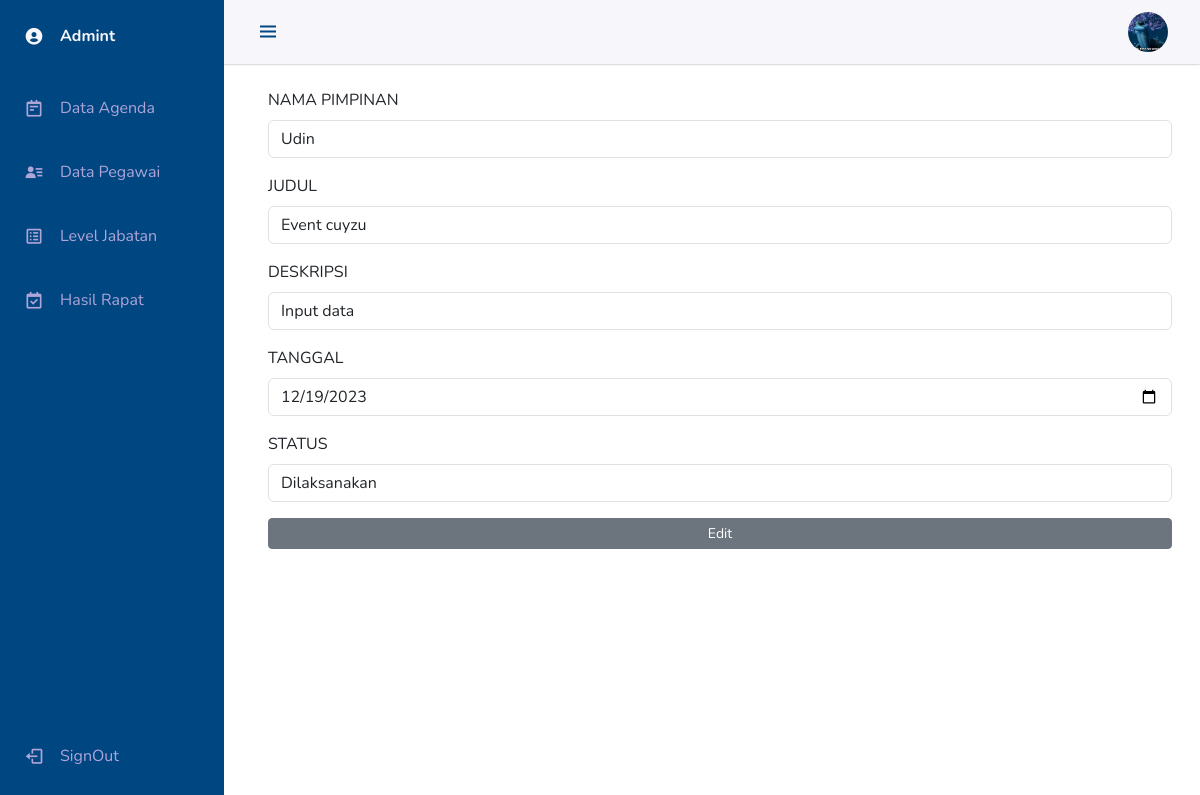
The app's page /dataview/index.php?page=editagenda&id_agenda=12202303114517 (signed in) with its own data.
### tables this page shows
CREATE TABLE `agenda` (
  `id_agenda` varchar(50) NOT NULL,
  `nik_pegawai` varchar(20) NOT NULL,
  `judul` varchar(50) NOT NULL,
  `deskripsi` text NOT NULL,
  `tanggal` varchar(20) NOT NULL,
  `lokasi` varchar(50) NOT NULL,
  `status` varchar(20) NOT NULL,
  `timestamp` varchar(50) NOT NULL
);

CREATE TABLE `pegawai` (
  `id` int(11) NOT NULL,
  `nik` varchar(20) NOT NULL,
  `nama` varchar(50) NOT NULL,
  `email` varchar(50) NOT NULL,
  `id_jabatan` varchar(50) NOT NULL,
  `username` varchar(255) NOT NULL,
  `password` varchar(255) NOT NULL,
  `foto` text NOT NULL
);

### dataview/editagenda.php (the view, shortened to what this page needs)
<?php $page = "dashboard";
include 'header.php';
require '../function.php';
?>
<!DOCTYPE html>
<html lang="en">
<head>
</head>
<body>
    <?php
    $id = $_GET['id_agenda'];
    $data = mysqli_query($conn, "select *, pegawai.nama from agenda INNER JOIN pegawai ON agenda.nik_pegawai = pegawai.nik where id_agenda='$id'");
    $row = mysqli_fetch_assoc($data);
    ?>
    <form action="" method="post">
        <div class="mb-3">
            <label for="exampleFormControlInput1" class="form-label">NAMA PIMPINAN</label>
            <input name="nama" type="text" class="form-control" id="validationDefault01" value="<?php echo $row['nama']; ?>" readonly>
        </div>
        <div class="mb-3">
            <label for="exampleFormControlInput1" class="form-label">JUDUL</label>
            <input name="judul" type="text" class="form-control" id="validationDefault01" value="<?php echo $row['judul']; ?>" required>
        </div>
        <div class="mb-3">
            <label for="exampleFormControlInput1" class="form-label">DESKRIPSI</label>
            <input name="deskripsi" type="text" class="form-control" id="validationDefault01" value="<?php echo $row['deskripsi']; ?>" required>
        </div>
        <div class="mb-3">
            <label for="exampleFormControlInput1" class="form-label">TANGGAL</label>
            <input name="tanggal" type="date" class="form-control" id="validationDefault01" value="<?php echo $row['tanggal']; ?>" required>
        </div>
        <div class="mb-3">
            <label for="exampleFormControlInput1" class="form-label">STATUS</label>
            <input name="status" type="text" class="form-control" id="validationDefault01" value="<?php echo $row['status']; ?>" required>
        </div>
        <div class="d-grid gap-2">
            <input type="submit" name="input" value="Edit" class="btn btn-secondary btn-sm" type="button">
        </div><br><br>
    </form>
</body>
</html>

### style.css (style rules this page uses)
:root { --header-height: 3rem; --nav-width: 68px; --first-color: #004680; --first-color-light: #AFA5D9; --white-color: #F7F6FB; --body-font: 'Nunito', sans-serif; --normal-font-size: 1rem; --z-fixed: 100 }
body { position: relative; margin: var(--header-height) 0 0 0; padding: 0 1rem; font-family: var(--body-font); font-size: var(--normal-font-size); transition: .5s }
.body-pd { padding-left: calc(var(--nav-width) + 1rem) }
@media screen and (min-width: 768px) { body { margin: calc(var(--header-height) + 1rem) 0 0 0; padding-left: calc(var(--nav-width) + 2rem) } }
@media screen and (min-width: 768px) { .body-pd { padding-left: calc(var(--nav-width) + 188px) } }

### records on screen
agenda: nama "Udin", judul "Event cuyzu", deskripsi "Input data", tanggal "12/19/2023", status "Dilaksanakan"
